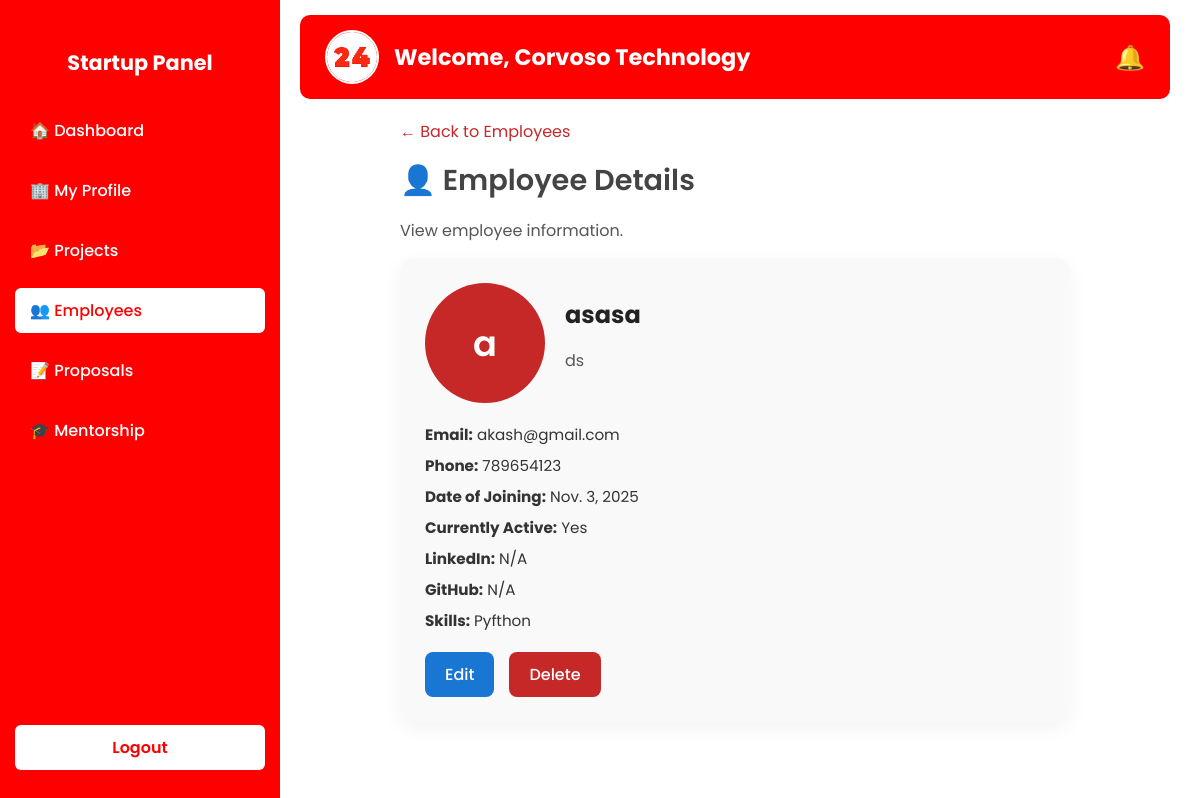
/startup/employees/2/ (signed in), run on an earlier commit of the app's database.
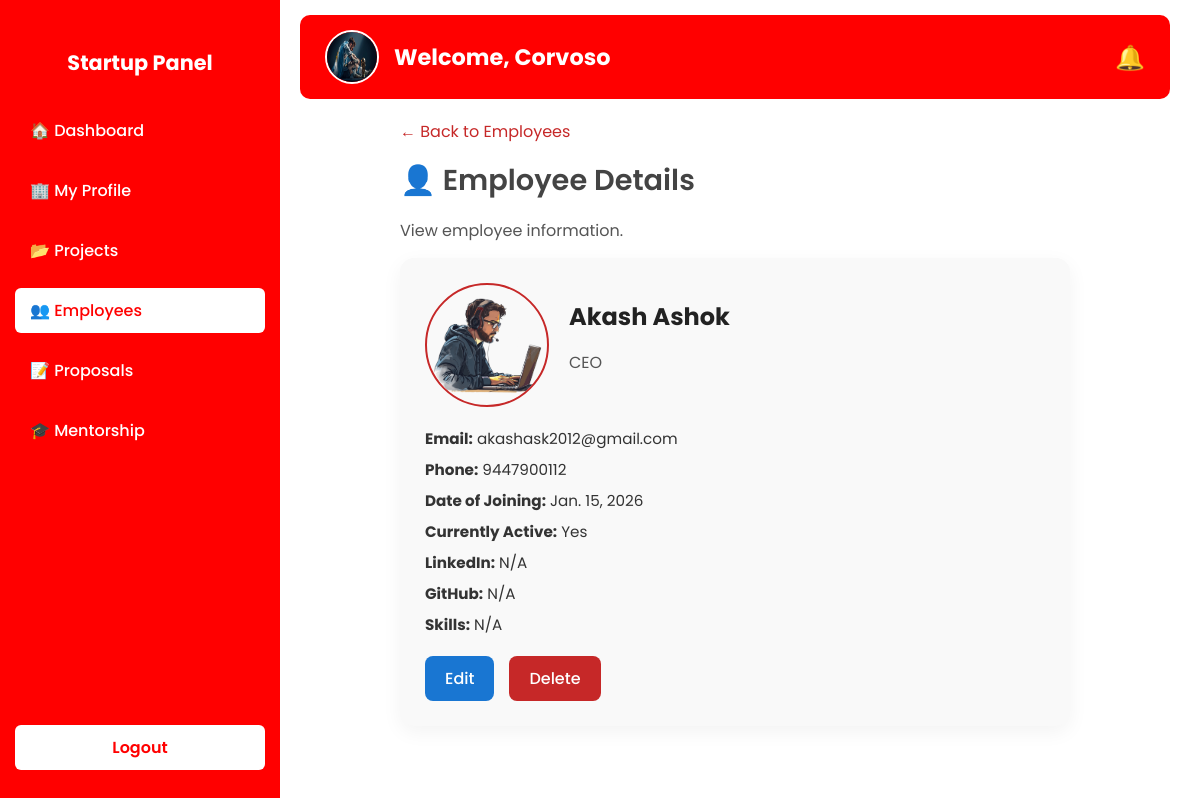
And on a later commit of the database.
### startup/models.py (models this page shows, shortened)
class StartupProfile(models.Model):
    user = models.OneToOneField(CustomUser, on_delete=models.CASCADE, related_name="startup_profile")
    startup_name = models.CharField(max_length=100)
    description = models.TextField(blank=True, null=True)
    website = models.URLField(blank=True, null=True)
    founded_date = models.DateField(blank=True, null=True)
    industry = models.CharField(max_length=100, blank=True, null=True)
    logo = models.ImageField(upload_to='startup_logos/', blank=True, null=True)  # changed to ImageField

class Employee(models.Model):
    startup = models.ForeignKey(StartupProfile, on_delete=models.CASCADE, related_name='employees')
    name = models.CharField(max_length=255)
    role = models.CharField(max_length=100, blank=True, null=True)
    email = models.EmailField(blank=True, null=True)
    phone_number = models.CharField(max_length=15, blank=True, null=True)
    profile_picture = models.ImageField(upload_to='employee_profiles/', blank=True, null=True)  # changed to ImageField
    linkedin_profile = models.URLField(blank=True, null=True)
    github_profile = models.URLField(blank=True, null=True)
    skills = models.TextField(blank=True, null=True)
    date_of_joining = models.DateField(blank=True, null=True)
    is_active = models.BooleanField(default=True)
    added_at = models.DateTimeField(auto_now_add=True)
    updated_at = models.DateTimeField(auto_now=True)

### startup/views.py (the view)
# urls.py: path('employees/<int:employee_id>/', views.employee_detail, name='employee_detail'),
@login_required
def employee_detail(request, employee_id):
    employee = get_object_or_404(Employee, id=employee_id, startup=request.user.startup_profile)
    return render(request, 'employee_detail.html', {'employee': employee , 'profile': request.user.startup_profile})

### startup/templates/employee_detail.html (shortened to what this page needs)
{% extends 'base_startup.html' %}
{% load static %}
{% block content %}
<div class="header-wrapper">
    <div class="page-header">
        <a href="{% url 'startup:startup_employees' %}" class="back-btn">← Back to Employees</a>
        <h2>👤 Employee Details</h2>
        <p>View employee information.</p>
    </div>
</div>
<div class="employee-card-wrapper">
    <div class="employee-card">
        <div class="employee-top">
            {% if employee.profile_picture %}
            <img src="{{ employee.profile_picture.url }}" alt="{{ employee.name }}" class="employee-pic">
            {% else %}
            <div class="employee-pic-placeholder">{{ employee.name|slice:":1" }}</div>
            {% endif %}
            <div class="employee-info">
                <h3>{{ employee.name }}</h3>
                <p class="role">{{ employee.role|default:"No role" }}</p>
            </div>
        </div>
        <div class="employee-details">
            <p><strong>Email:</strong> {{ employee.email|default:"N/A" }}</p>
            <p><strong>Phone:</strong> {{ employee.phone_number|default:"N/A" }}</p>
            <p><strong>Date of Joining:</strong> {{ employee.date_of_joining|default:"N/A" }}</p>
            <p><strong>Currently Active:</strong> {{ employee.is_active|yesno:"Yes,No" }}</p>
            <p><strong>LinkedIn:</strong>
                {% if employee.linkedin_profile %}
                <a href="{{ employee.linkedin_profile }}" target="_blank">{{ employee.linkedin_profile }}</a>
                {% else %}N/A{% endif %}
            </p>
            <p><strong>GitHub:</strong>
                {% if employee.github_profile %}
                <a href="{{ employee.github_profile }}" target="_blank">{{ employee.github_profile }}</a>
                {% else %}N/A{% endif %}
            </p>
            <p><strong>Skills:</strong> {{ employee.skills|default:"N/A" }}</p>
        </div>
        <div class="view-buttons">
            <a href="{% url 'startup:update_employee' employee.id %}" class="btn edit-btn">Edit</a>
            <a href="{% url 'startup:delete_employee' employee.id %}" class="btn delete-btn"
                onclick="return confirm('Are you sure you want to delete this employee?');">Delete</a>
        </div>
    </div>
</div>
{% endblock %}

### startup/templates/base_startup.html (shortened to what this page needs)
{% load static %}
<!DOCTYPE html>
<html lang="en">
<head>
</head>
<body>
    <nav class="sidebar">
        <div>
            <h2>Startup Panel</h2>
            <ul>
                <li>
                    <a href="{% url 'startup:startup_dashboard' %}"
                    class="{% if request.path == '/startup/dashboard/' or request.path == '/startup/dashboard/' %}active{% endif %}">🏠 Dashboard</a>
                </li>
                <li>
                <a href="{% url 'startup:stprofile_detail' %}"
                class="{% if '/startup/profile/' in request.path %}active{% endif %}">
                🏢 My Profile
                </a>
                </li>
                <li>
                    <a href="{% url 'startup:startup_projects' %}"
                        class="{% if '/startup/projects/' in request.path %}active{% endif %}">📂 Projects</a>
                </li>
                <li>
                    <a href="{% url 'startup:startup_employees' %}"
                        class="{% if '/startup/employees/' in request.path %}active{% endif %}">👥 Employees</a>
                </li>
                <li>
                    <a href="{% url 'startup:project_proposals' %}"
                        class="{% if '/startup/proposals/' in request.path %}active{% endif %}">📝 Proposals</a>
                </li>
                <li>
                    <a href="{% url 'startup:startup_sessions' %}"
                        class="{% if '/startup/sessions/' in request.path %}active{% endif %}">🎓 Mentorship</a>
                </li>
            </ul>
        </div>
        <div class="logout">
            <a href="{% url 'logout' %}">Logout</a>
        </div>
    </nav>
    <div class="main-content">
        <header>
            <div class="header-left">
                {% if profile.logo %}
                    <img src="{{ profile.logo.url }}" alt="Logo">
                {% else %}
                    <img src="{% static 'images/logo.png' %}" alt="Logo">
                {% endif %}
                <h1>Welcome, {{ profile.startup_name }}</h1>
            </div>
            <div class="header-right notification">
                🔔
            </div>
        </header>
        {% block content %}{% endblock %}
    </div>
</body>
</html>

What changed in the data, as far as the page shows it:
changed StartupProfile: logo: a different picture; startup_name "Corvoso Technology" → "Corvoso"
changed Employee "Yes": profile_picture: picture added; name "asasa" → "Akash Ashok"; role "ds" → "CEO"; email "akash@gmail.com" → "akashask2012@gmail.com"; phone_number "789654123" → "9447900112"; date_of_joining "Nov. 3, 2025" → "Jan. 15, 2026"; skills "Pyfthon" → "N/A"; name "a" → (not shown)
